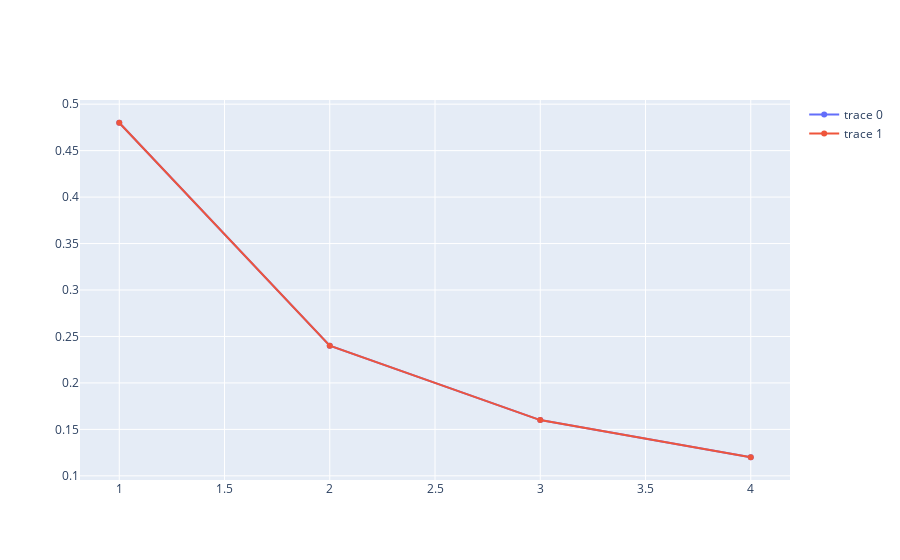

The notebook cell this image was saved under:
### Code cell
# Plot vocab fraction vs rank for grammar classes
from plotly.offline import init_notebook_mode, iplot
from plotly.graph_objs import *

init_notebook_mode(connected=True)         # initiate notebook for offline plot

class_freqs = Scatter(
    x = np.array(range(1, num_classes + 1)),
    y = words_per_class / num_words
)
Zipf_law = Scatter(
    x = np.array(range(1, num_classes + 1)),
    y = zipf_fracs
)
data = [class_freqs, Zipf_law]
iplot(data)

### Figure 1 — Plotly figure (JSON) as saved in the notebook; plotly's stock layout.template omitted (floating-point values rounded to 4 significant figures)
{"data": [{"type": "scatter", "x": [1, 2, 3, 4], "y": [0.48, 0.24, 0.16, 0.12]}, {"type": "scatter", "x": [1, 2, 3, 4], "y": [0.48, 0.24, 0.16, 0.12]}], "layout": {}}
